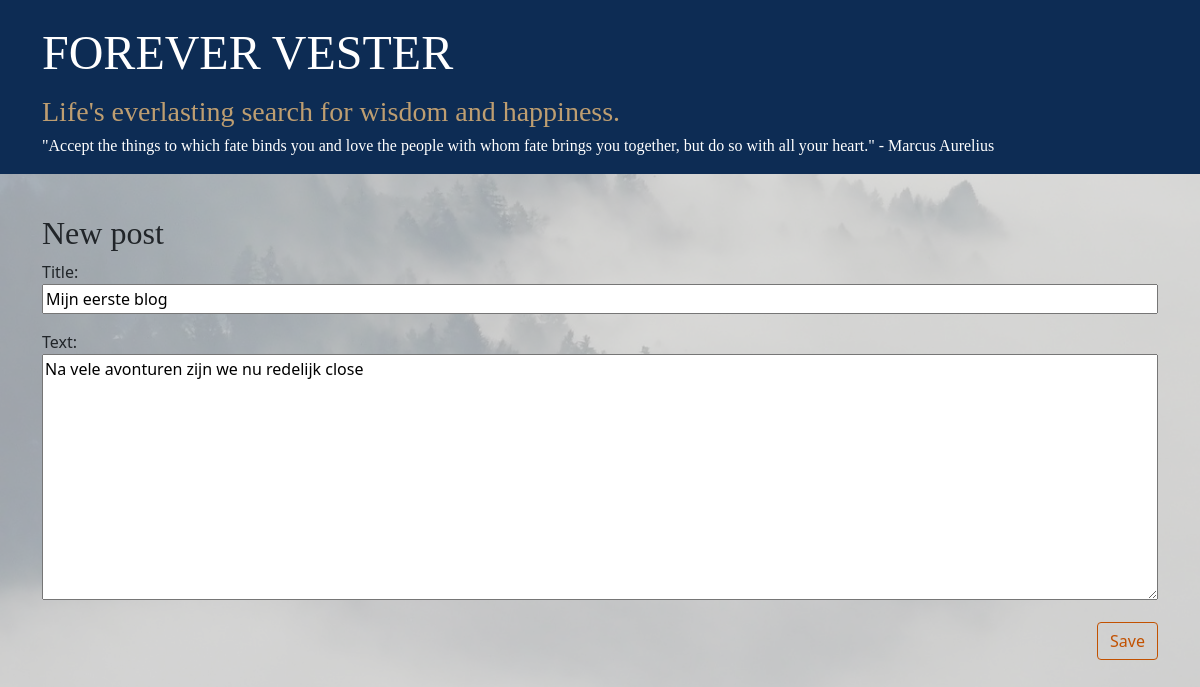
The page /post/1/edit/ on the database as committed earlier.
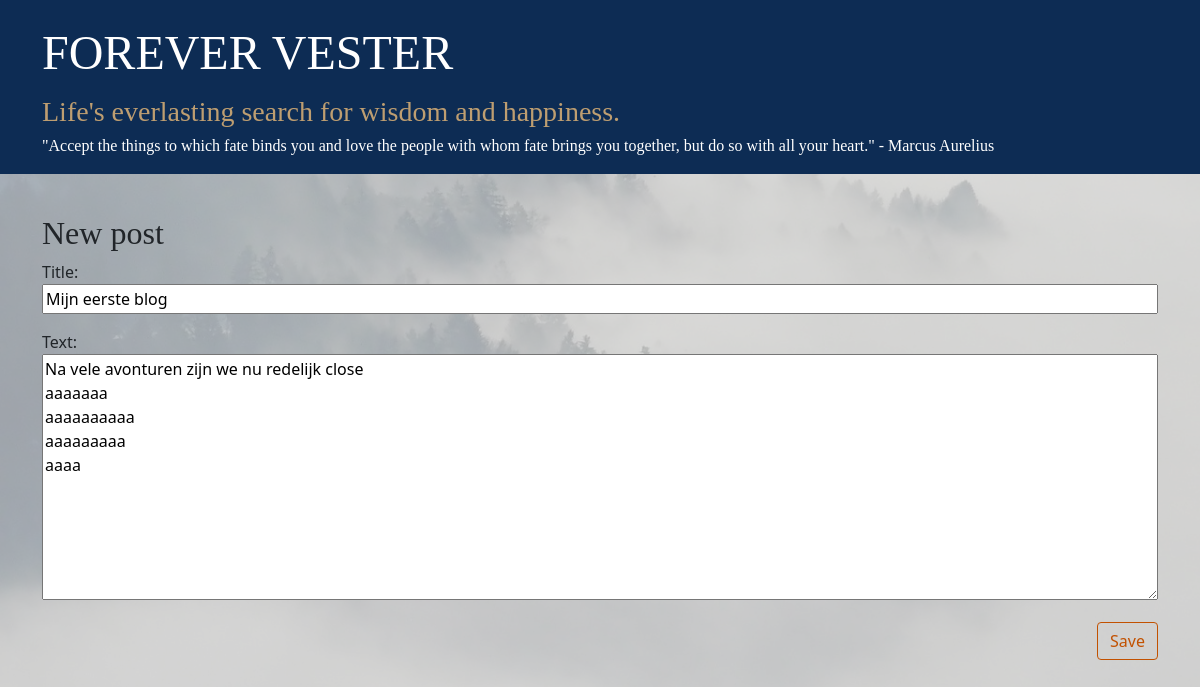
The same page on the database as committed later.
### blog/models.py (models this page shows, shortened)
class Post(models.Model):
    author = models.ForeignKey(settings.AUTH_USER_MODEL, on_delete=models.CASCADE)
    title = models.CharField(max_length=200)
    text = models.TextField()
    created_date = models.DateTimeField(default=timezone.now)
    published_date = models.DateTimeField(blank=True, null=True)

### blog/views.py (the view)
# urls.py: path('post/<int:pk>/edit/', views.post_edit, name='post_edit'),
def post_edit(request, pk):
    post = get_object_or_404(Post, pk=pk)
    if request.method == "POST":
        form = PostForm(request.POST, instance=post)
        if form.is_valid():
            post = form.save(commit=False)
            post.author = request.user
            post.published_date = timezone.now()
            post.save()
            return redirect('post_detail', pk=post.pk)
    else:
        form = PostForm(instance=post)
    return render(request, 'blog/post_edit.html', {'form': form})

### blog/forms.py
class PostForm(forms.ModelForm):
    class Meta:
        model = Post
        fields = ('title', 'text',)

### blog/templates/blog/post_edit.html
{% extends 'blog/base.html' %}
{% block content %}
    <h2>New post</h2>
    <form method="POST" class="post-form">{% csrf_token %}
        {{ form.as_p }}
        <button type="submit" class="save btn btn-secondary">Save</button>
    </form>
{% endblock %}

Rows that differ between the two databases and show on the page:
changed Post "Mijn eerste blog": text "Na vele avonturen zijn we nu redelijk close" → "Na vele avonturen zijn we nu redelijk close aaaaaaa aaaaaaaaaa aaaaaaaaa aaaa"
